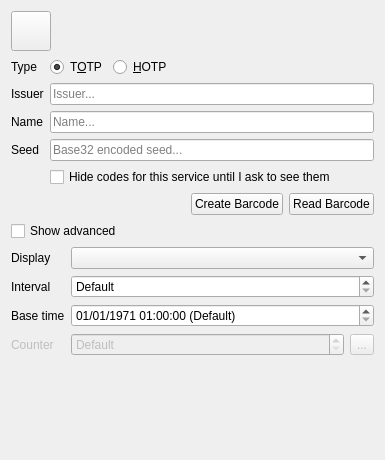
<?xml version="1.0" encoding="UTF-8"?>
<ui version="4.0">
 <class>Qonvince::OtpEditor</class>
 <widget class="QWidget" name="Qonvince::OtpEditor">
  <property name="geometry">
   <rect>
    <x>0</x>
    <y>0</y>
    <width>385</width>
    <height>460</height>
   </rect>
  </property>
  <property name="acceptDrops">
   <bool>true</bool>
  </property>
  <property name="windowTitle">
   <string>Form</string>
  </property>
  <property name="toolTip">
   <string>&lt;html&gt;&lt;head/&gt;&lt;body&gt;&lt;p&gt;Drop a QR code image file on this window to decode it.&lt;/p&gt;&lt;/body&gt;&lt;/html&gt;</string>
  </property>
  <layout class="QVBoxLayout" name="verticalLayout">
   <item>
    <layout class="QHBoxLayout" name="horizontalLayout_2">
     <item>
      <widget class="Qonvince::IconSelectButton" name="icon">
       <property name="sizePolicy">
        <sizepolicy hsizetype="Fixed" vsizetype="Fixed">
         <horstretch>0</horstretch>
         <verstretch>0</verstretch>
        </sizepolicy>
       </property>
       <property name="minimumSize">
        <size>
         <width>40</width>
         <height>40</height>
        </size>
       </property>
       <property name="maximumSize">
        <size>
         <width>40</width>
         <height>40</height>
        </size>
       </property>
       <property name="toolTip">
        <string>Click to choose the code's icon.</string>
       </property>
       <property name="iconSize">
        <size>
         <width>32</width>
         <height>32</height>
        </size>
       </property>
      </widget>
     </item>
     <item>
      <widget class="QLabel" name="headingLabel">
       <property name="font">
        <font>
         <pointsize>16</pointsize>
         <weight>75</weight>
         <bold>true</bold>
        </font>
       </property>
       <property name="text">
        <string/>
       </property>
       <property name="alignment">
        <set>Qt::AlignLeading|Qt::AlignLeft|Qt::AlignTop</set>
       </property>
      </widget>
     </item>
    </layout>
   </item>
   <item>
    <layout class="QGridLayout" name="gridLayout">
     <item row="3" column="0">
      <widget class="QLabel" name="seedLabel">
       <property name="text">
        <string>Seed</string>
       </property>
      </widget>
     </item>
     <item row="2" column="1">
      <widget class="QLineEdit" name="nameEdit">
       <property name="toolTip">
        <string>&lt;html&gt;&lt;head/&gt;&lt;body&gt;&lt;p&gt;A short name for the code that will enable you to identify what it is used for.&lt;/p&gt;&lt;p&gt;&lt;span style=&quot; font-style:italic;&quot;&gt;This is only used for you to identify the service and/or account for which codes are being generated. You can change it to whatever you find most useful.&lt;/span&gt;&lt;/p&gt;&lt;/body&gt;&lt;/html&gt;</string>
       </property>
       <property name="placeholderText">
        <string>Name...</string>
       </property>
       <property name="clearButtonEnabled">
        <bool>true</bool>
       </property>
      </widget>
     </item>
     <item row="0" column="0">
      <widget class="QLabel" name="typeLabel">
       <property name="text">
        <string>Type</string>
       </property>
      </widget>
     </item>
     <item row="1" column="1">
      <widget class="QLineEdit" name="issuerEdit">
       <property name="toolTip">
        <string>&lt;html&gt;&lt;head/&gt;&lt;body&gt;&lt;p&gt;The organisation or entity that issued the code.&lt;/p&gt;&lt;p&gt;&lt;span style=&quot; font-style:italic;&quot;&gt;This is only used for you to identify the service for which codes are being generated. You can change it to whatever you find most useful.&lt;/span&gt;&lt;/p&gt;&lt;/body&gt;&lt;/html&gt;</string>
       </property>
       <property name="placeholderText">
        <string>Issuer...</string>
       </property>
       <property name="clearButtonEnabled">
        <bool>true</bool>
       </property>
      </widget>
     </item>
     <item row="2" column="0">
      <widget class="QLabel" name="nameLabel">
       <property name="text">
        <string>Name</string>
       </property>
      </widget>
     </item>
     <item row="1" column="0">
      <widget class="QLabel" name="issuerLabel">
       <property name="text">
        <string>Issuer</string>
       </property>
      </widget>
     </item>
     <item row="3" column="1">
      <widget class="QLineEdit" name="seedEdit">
       <property name="minimumSize">
        <size>
         <width>300</width>
         <height>0</height>
        </size>
       </property>
       <property name="toolTip">
        <string>&lt;html&gt;&lt;head/&gt;&lt;body&gt;&lt;p&gt;Type or paste the shared secret for the OTP. It must be base32 encoded.&lt;/p&gt;&lt;p&gt;&lt;span style=&quot; font-style:italic;&quot;&gt;Leave this blank to keep the existing seed.&lt;/span&gt;&lt;/p&gt;&lt;/body&gt;&lt;/html&gt;</string>
       </property>
       <property name="placeholderText">
        <string>Base32 encoded seed...</string>
       </property>
       <property name="clearButtonEnabled">
        <bool>true</bool>
       </property>
      </widget>
     </item>
     <item row="0" column="1">
      <layout class="QHBoxLayout" name="horizontalLayout">
       <item>
        <widget class="QRadioButton" name="totpButton">
         <property name="toolTip">
          <string>&lt;html&gt;&lt;head/&gt;&lt;body&gt;&lt;p&gt;Time-based One Time Passcode. New codes are generated continuously at specified intervals, commonly 30 seconds.&lt;/p&gt;&lt;/body&gt;&lt;/html&gt;</string>
         </property>
         <property name="text">
          <string>T&amp;OTP</string>
         </property>
         <property name="checked">
          <bool>true</bool>
         </property>
         <attribute name="buttonGroup">
          <string notr="true">codeTypeGroup</string>
         </attribute>
        </widget>
       </item>
       <item>
        <widget class="QRadioButton" name="hotpButton">
         <property name="toolTip">
          <string>&lt;html&gt;&lt;head/&gt;&lt;body&gt;&lt;p&gt;HMAC-based One Time Passcode. New codes are only generated when required (i.e. when you need to log in to the service).&lt;/p&gt;&lt;/body&gt;&lt;/html&gt;</string>
         </property>
         <property name="text">
          <string>&amp;HOTP</string>
         </property>
         <attribute name="buttonGroup">
          <string notr="true">codeTypeGroup</string>
         </attribute>
        </widget>
       </item>
       <item>
        <spacer name="horizontalSpacer">
         <property name="orientation">
          <enum>Qt::Horizontal</enum>
         </property>
         <property name="sizeHint" stdset="0">
          <size>
           <width>40</width>
           <height>20</height>
          </size>
         </property>
        </spacer>
       </item>
      </layout>
     </item>
     <item row="4" column="1">
      <widget class="QCheckBox" name="revealOnDemand">
       <property name="toolTip">
        <string>&lt;html&gt;&lt;head/&gt;&lt;body&gt;&lt;p&gt;Passcodes for this service will remain hidden until you choose to reveal them by clicking the &lt;span style=&quot; font-style:italic;&quot;&gt;Reveal &lt;/span&gt;icon in the list.&lt;/p&gt;&lt;p&gt;&lt;span style=&quot; font-style:italic;&quot;&gt;Qonvince continues to generate hidden codes, and the codes can still be copied to the clipboard.&lt;/span&gt;&lt;/p&gt;&lt;/body&gt;&lt;/html&gt;</string>
       </property>
       <property name="text">
        <string>Hide codes for this service until I ask to see them</string>
       </property>
      </widget>
     </item>
    </layout>
   </item>
   <item>
    <layout class="QHBoxLayout" name="controlLayout">
     <item>
      <spacer name="controlSpacer">
       <property name="orientation">
        <enum>Qt::Horizontal</enum>
       </property>
       <property name="sizeHint" stdset="0">
        <size>
         <width>40</width>
         <height>20</height>
        </size>
       </property>
      </spacer>
     </item>
     <item>
      <widget class="QPushButton" name="createBarcodeButton">
       <property name="toolTip">
        <string>&lt;html&gt;&lt;head/&gt;&lt;body&gt;&lt;p&gt;Create a barcode of the settings for this service. You will be able to use the barcode to set up the OTP for this service at a later date should it be removed from Qonvince for any reason.&lt;/p&gt;&lt;p&gt;Generated barcodes should be compatible with other OTP client apps that are able to read OTP service settings from barcodes.&lt;/p&gt;&lt;p&gt;&lt;span style=&quot; font-style:italic;&quot;&gt;You should ensure you store the generated barcode securely - if it is stolen, the thief may be able to gain access to your account.&lt;/span&gt;&lt;/p&gt;&lt;/body&gt;&lt;/html&gt;</string>
       </property>
       <property name="text">
        <string>Create Barcode</string>
       </property>
      </widget>
     </item>
     <item>
      <widget class="QPushButton" name="readBarcodeButton">
       <property name="toolTip">
        <string>&lt;html&gt;&lt;head/&gt;&lt;body&gt;&lt;p&gt;Read the settings for this service's OTP from a barcode image.&lt;/p&gt;&lt;/body&gt;&lt;/html&gt;</string>
       </property>
       <property name="text">
        <string>Read Barcode</string>
       </property>
      </widget>
     </item>
    </layout>
   </item>
   <item>
    <widget class="QCheckBox" name="advancedToggle">
     <property name="toolTip">
      <string>&lt;html&gt;&lt;head/&gt;&lt;body&gt;&lt;p&gt;Show advanced settings that affect how the OTP is calculated.&lt;/p&gt;&lt;p&gt;&lt;span style=&quot; font-style:italic;&quot;&gt;Altering these settings will change the generated codes and may cause the codes to become de-synchronised with the service for which they are intended to be used. Change these settings only if you know what you are doing.&lt;/span&gt;&lt;/p&gt;&lt;/body&gt;&lt;/html&gt;</string>
     </property>
     <property name="text">
      <string>Show advanced</string>
     </property>
    </widget>
   </item>
   <item>
    <widget class="QWidget" name="advancedSettingsWidget" native="true">
     <layout class="QGridLayout" name="advancedSettingsLayout" columnstretch="0,1">
      <property name="leftMargin">
       <number>0</number>
      </property>
      <property name="topMargin">
       <number>0</number>
      </property>
      <property name="rightMargin">
       <number>0</number>
      </property>
      <property name="bottomMargin">
       <number>0</number>
      </property>
      <item row="0" column="0">
       <widget class="QLabel" name="displayLabel">
        <property name="text">
         <string>Display</string>
        </property>
       </widget>
      </item>
      <item row="1" column="0">
       <widget class="QLabel" name="intervalLabel">
        <property name="text">
         <string>Interval</string>
        </property>
       </widget>
      </item>
      <item row="1" column="1">
       <widget class="QSpinBox" name="intervalSpin">
        <property name="toolTip">
         <string>&lt;html&gt;&lt;head/&gt;&lt;body&gt;&lt;p&gt;The interval, in seconds, between new TOTP codes being generated.&lt;/p&gt;&lt;p&gt;&lt;span style=&quot; font-style:italic;&quot;&gt;If you change the interval to a value that is not the same as the one the issuer has, the generated codes will be incorrect.&lt;/span&gt;&lt;/p&gt;&lt;/body&gt;&lt;/html&gt;</string>
        </property>
        <property name="specialValueText">
         <string>Default</string>
        </property>
        <property name="accelerated">
         <bool>true</bool>
        </property>
        <property name="suffix">
         <string>s</string>
        </property>
        <property name="maximum">
         <number>3600</number>
        </property>
        <property name="singleStep">
         <number>5</number>
        </property>
       </widget>
      </item>
      <item row="2" column="0">
       <widget class="QLabel" name="baseTimeLabel">
        <property name="text">
         <string>Base time</string>
        </property>
       </widget>
      </item>
      <item row="2" column="1">
       <widget class="QDateTimeEdit" name="baseTimeEdit">
        <property name="toolTip">
         <string>&lt;html&gt;&lt;head/&gt;&lt;body&gt;&lt;p&gt;The baseline time from which intervals for TOTP codes are measured.&lt;/p&gt;&lt;p&gt;&lt;span style=&quot; font-style:italic;&quot;&gt;If you change the date to a value that is not the same as the one the issuer has, the generated codes will be incorrect.&lt;/span&gt;&lt;/p&gt;&lt;/body&gt;&lt;/html&gt;</string>
        </property>
        <property name="specialValueText">
         <string>01/01/1971 01:00:00 (Default)</string>
        </property>
        <property name="dateTime">
         <datetime>
          <hour>1</hour>
          <minute>0</minute>
          <second>0</second>
          <year>1970</year>
          <month>1</month>
          <day>1</day>
         </datetime>
        </property>
        <property name="date">
         <date>
          <year>1970</year>
          <month>1</month>
          <day>1</day>
         </date>
        </property>
        <property name="time">
         <time>
          <hour>1</hour>
          <minute>0</minute>
          <second>0</second>
         </time>
        </property>
        <property name="minimumDateTime">
         <datetime>
          <hour>1</hour>
          <minute>0</minute>
          <second>0</second>
          <year>1970</year>
          <month>1</month>
          <day>1</day>
         </datetime>
        </property>
        <property name="minimumDate">
         <date>
          <year>1970</year>
          <month>1</month>
          <day>1</day>
         </date>
        </property>
       </widget>
      </item>
      <item row="3" column="0">
       <widget class="QLabel" name="counterLabel">
        <property name="enabled">
         <bool>false</bool>
        </property>
        <property name="text">
         <string>Counter</string>
        </property>
       </widget>
      </item>
      <item row="3" column="1">
       <layout class="QHBoxLayout" name="counterLayout">
        <item>
         <widget class="QSpinBox" name="counterSpin">
          <property name="enabled">
           <bool>false</bool>
          </property>
          <property name="toolTip">
           <string>&lt;html&gt;&lt;head/&gt;&lt;body&gt;&lt;p&gt;The counter for the HOTP code. This will be incremented each time a new code is generated.&lt;/p&gt;&lt;p&gt;&lt;span style=&quot; font-style:italic;&quot;&gt;If you change the counter to a value that is not the same as the one the issuer has, the generated codes will be incorrect.&lt;/span&gt;&lt;/p&gt;&lt;/body&gt;&lt;/html&gt;</string>
          </property>
          <property name="specialValueText">
           <string>Default</string>
          </property>
         </widget>
        </item>
        <item>
         <widget class="QToolButton" name="resetCounterButton">
          <property name="enabled">
           <bool>false</bool>
          </property>
          <property name="text">
           <string>...</string>
          </property>
          <property name="icon">
           <iconset theme="edit-undo">
            <normaloff>.</normaloff>.</iconset>
          </property>
         </widget>
        </item>
       </layout>
      </item>
      <item row="0" column="1">
       <widget class="Qonvince::OtpDisplayPluginChooser" name="displayPlugin"/>
      </item>
     </layout>
    </widget>
   </item>
   <item>
    <spacer name="verticalSpacer">
     <property name="orientation">
      <enum>Qt::Vertical</enum>
     </property>
     <property name="sizeHint" stdset="0">
      <size>
       <width>20</width>
       <height>40</height>
      </size>
     </property>
    </spacer>
   </item>
  </layout>
 </widget>
 <customwidgets>
  <customwidget>
   <class>Qonvince::IconSelectButton</class>
   <extends>QPushButton</extends>
   <header>src/iconselectbutton.h</header>
   <slots>
    <signal>cleared()</signal>
    <signal>iconChanged(QIcon)</signal>
    <signal>iconChanged(QString)</signal>
    <slot>clear()</slot>
    <slot>setIcon(QIcon)</slot>
    <slot>setIconPath(QString)</slot>
   </slots>
  </customwidget>
  <customwidget>
   <class>Qonvince::OtpDisplayPluginChooser</class>
   <extends>QComboBox</extends>
   <header>src/otpdisplaypluginchooser.h</header>
  </customwidget>
 </customwidgets>
 <tabstops>
  <tabstop>totpButton</tabstop>
  <tabstop>hotpButton</tabstop>
  <tabstop>issuerEdit</tabstop>
  <tabstop>nameEdit</tabstop>
  <tabstop>seedEdit</tabstop>
  <tabstop>advancedToggle</tabstop>
  <tabstop>intervalSpin</tabstop>
  <tabstop>baseTimeEdit</tabstop>
  <tabstop>counterSpin</tabstop>
  <tabstop>resetCounterButton</tabstop>
  <tabstop>createBarcodeButton</tabstop>
  <tabstop>readBarcodeButton</tabstop>
  <tabstop>icon</tabstop>
 </tabstops>
 <resources/>
 <connections>
  <connection>
   <sender>readBarcodeButton</sender>
   <signal>clicked()</signal>
   <receiver>Qonvince::OtpEditor</receiver>
   <slot>readBarcode()</slot>
   <hints>
    <hint type="sourcelabel">
     <x>290</x>
     <y>450</y>
    </hint>
    <hint type="destinationlabel">
     <x>383</x>
     <y>281</y>
    </hint>
   </hints>
  </connection>
  <connection>
   <sender>createBarcodeButton</sender>
   <signal>clicked()</signal>
   <receiver>Qonvince::OtpEditor</receiver>
   <slot>createBarcode()</slot>
   <hints>
    <hint type="sourcelabel">
     <x>193</x>
     <y>450</y>
    </hint>
    <hint type="destinationlabel">
     <x>383</x>
     <y>270</y>
    </hint>
   </hints>
  </connection>
  <connection>
   <sender>resetCounterButton</sender>
   <signal>clicked()</signal>
   <receiver>Qonvince::OtpEditor</receiver>
   <slot>resetCounter()</slot>
   <hints>
    <hint type="sourcelabel">
     <x>375</x>
     <y>353</y>
    </hint>
    <hint type="destinationlabel">
     <x>383</x>
     <y>241</y>
    </hint>
   </hints>
  </connection>
  <connection>
   <sender>totpButton</sender>
   <signal>toggled(bool)</signal>
   <receiver>counterSpin</receiver>
   <slot>setDisabled(bool)</slot>
   <hints>
    <hint type="sourcelabel">
     <x>109</x>
     <y>80</y>
    </hint>
    <hint type="destinationlabel">
     <x>347</x>
     <y>355</y>
    </hint>
   </hints>
  </connection>
  <connection>
   <sender>totpButton</sender>
   <signal>toggled(bool)</signal>
   <receiver>baseTimeEdit</receiver>
   <slot>setEnabled(bool)</slot>
   <hints>
    <hint type="sourcelabel">
     <x>109</x>
     <y>80</y>
    </hint>
    <hint type="destinationlabel">
     <x>376</x>
     <y>324</y>
    </hint>
   </hints>
  </connection>
  <connection>
   <sender>totpButton</sender>
   <signal>toggled(bool)</signal>
   <receiver>intervalSpin</receiver>
   <slot>setEnabled(bool)</slot>
   <hints>
    <hint type="sourcelabel">
     <x>109</x>
     <y>80</y>
    </hint>
    <hint type="destinationlabel">
     <x>376</x>
     <y>294</y>
    </hint>
   </hints>
  </connection>
  <connection>
   <sender>advancedToggle</sender>
   <signal>toggled(bool)</signal>
   <receiver>advancedSettingsWidget</receiver>
   <slot>setVisible(bool)</slot>
   <hints>
    <hint type="sourcelabel">
     <x>20</x>
     <y>231</y>
    </hint>
    <hint type="destinationlabel">
     <x>10</x>
     <y>308</y>
    </hint>
   </hints>
  </connection>
  <connection>
   <sender>icon</sender>
   <signal>iconChanged(QIcon)</signal>
   <receiver>Qonvince::OtpEditor</receiver>
   <slot>onIconSelected(QIcon)</slot>
   <hints>
    <hint type="sourcelabel">
     <x>29</x>
     <y>27</y>
    </hint>
    <hint type="destinationlabel">
     <x>385</x>
     <y>26</y>
    </hint>
   </hints>
  </connection>
  <connection>
   <sender>icon</sender>
   <signal>cleared()</signal>
   <receiver>Qonvince::OtpEditor</receiver>
   <slot>onIconCleared()</slot>
   <hints>
    <hint type="sourcelabel">
     <x>42</x>
     <y>43</y>
    </hint>
    <hint type="destinationlabel">
     <x>386</x>
     <y>72</y>
    </hint>
   </hints>
  </connection>
 </connections>
 <slots>
  <signal>nameChanged(QString)</signal>
  <signal>seedChanged(QString)</signal>
  <signal>durationChanged(int)</signal>
  <signal>digitsChanged(int)</signal>
  <signal>displayPluginChanged(QString)</signal>
  <signal>counterChanged(int)</signal>
  <signal>issuerChanged(QString)</signal>
  <signal>typeChanged(Qonvince::OtpCode::CodeType)</signal>
  <signal>iconChanged(QIcon)</signal>
  <slot>setName(QString)</slot>
  <slot>setSeed(QString)</slot>
  <slot>setDuration(int)</slot>
  <slot>readBarcode()</slot>
  <slot>createBarcode()</slot>
  <slot>setCounter(int)</slot>
  <slot>setDigits(int)</slot>
  <slot>resetCounter()</slot>
  <slot>toggleAdvancedSettings(bool)</slot>
  <slot>chooseIcon()</slot>
  <slot>onIconSelected(QIcon)</slot>
  <slot>onIconCleared()</slot>
 </slots>
 <buttongroups>
  <buttongroup name="codeTypeGroup"/>
 </buttongroups>
</ui>
